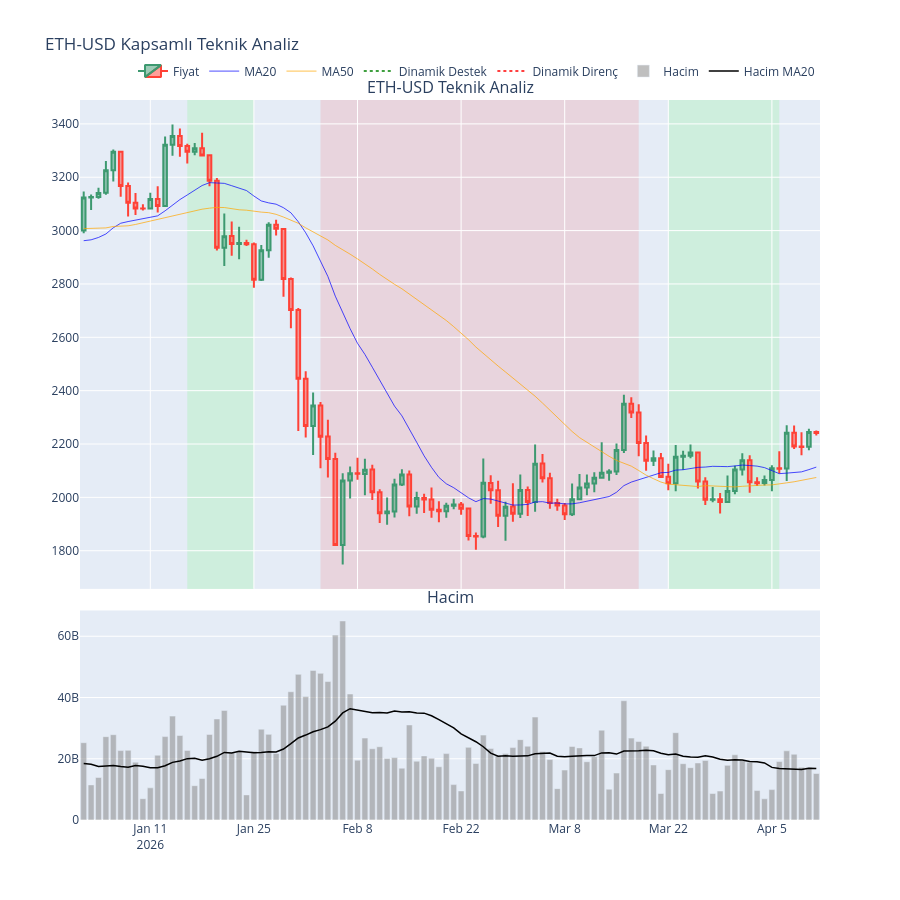

Notebook cell for this chart:
### Markdown cell above
## Tüm support ve resistance linelar

### Code cell
print("\nGörselleştirme hazırlanıyor (Tüm Destek/Direnç Seviyeleri Dahil)...")

# 1. Grafik Verisini Hazırla
plot_data_copy = data_copy.copy().tail(100)

# 2. Subplot oluştur
fig = make_subplots(rows=2, cols=1, shared_xaxes=True, 
                    vertical_spacing=0.03, 
                    subplot_titles=(f'{ticker} Teknik Analiz', 'Hacim'), 
                    row_heights=[0.7, 0.3]) 

# --- A. ÜST GRAFİK ---

# Candlestick
fig.add_trace(go.Candlestick(
    x=plot_data_copy.index,
    open=plot_data_copy['Open'],
    high=plot_data_copy['High'],
    low=plot_data_copy['Low'],
    close=plot_data_copy['Close'],
    name='Fiyat'), row=1, col=1)

# Hareketli Ortalamalar
fig.add_trace(go.Scatter(x=plot_data_copy.index, y=plot_data_copy['MA20'], name='MA20', line=dict(color='rgba(0,0,255,0.7)', width=1)), row=1, col=1)
fig.add_trace(go.Scatter(x=plot_data_copy.index, y=plot_data_copy['MA50'], name='MA50', line=dict(color='rgba(255,165,0,0.7)', width=1)), row=1, col=1)

# --- YENİ: TÜM DESTEK VE DİRENÇ SEVİYELERİ (Sürekli Çizgi) ---
fig.add_trace(go.Scatter(
    x=plot_data_copy.index, 
    y=plot_data_copy['Sideway_Support'], 
    name='Dinamik Destek', 
    line=dict(color='green', width=1.5, dash='dot'),
    mode='lines'
), row=1, col=1)

fig.add_trace(go.Scatter(
    x=plot_data_copy.index, 
    y=plot_data_copy['Sideway_Resistance'], 
    name='Dinamik Direnç', 
    line=dict(color='red', width=1.5, dash='dot'),
    mode='lines'
), row=1, col=1)

# --- B. ARKA PLAN TREND RENKLENDİRMESİ ---
# Trendin değiştiği yerleri (True/False) bulup sadece o tarihleri alıyoruz
df_trend = plot_data_copy['trend_short']
change_points = df_trend.index[df_trend.ne(df_trend.shift())].tolist()

# Listenin sonuna verinin bitiş tarihini ekleyelim ki son bölge de boyansın
if plot_data_copy.index[-1] not in change_points:
    change_points.append(plot_data_copy.index[-1])

start_date = plot_data_copy.index[0]
for end_date in change_points:
    # Başlangıç tarihindeki trend değerine bakıyoruz
    trend_val = plot_data_copy.loc[start_date, 'trend_short']
    
    color = None
    if trend_val == 1: 
        color = "rgba(0, 250, 0, 0.1)" # Yeşil
    elif trend_val == -1: 
        color = "rgba(250, 0, 0, 0.1)" # Kırmızı
    
    if color:
        fig.add_vrect(x0=start_date, x1=end_date, fillcolor=color, 
                      layer="below", line_width=0, row=1, col=1)
    
    # Bir sonraki bölgenin başlangıcı, bu bölgenin bitişidir
    start_date = end_date

# --- C. GAPLERİ VURGULAMA VE ETİKETLEME ---

# Gap olan günleri filtrele
gaps_in_plot = plot_data_copy[plot_data_copy['is_gap'] & plot_data_copy['gap_type'].notna()]

# Gap tiplerine göre renkler
gap_colors = {
    "Common Gap": "gray",
    "Breakaway Gap": "blue",
    "Runaway Gap": "purple",
    "Exhaustion Gap": "orange"
}

for idx, gap in gaps_in_plot.iterrows():
    # Gap'in gerçekleştiği anı gösteren dikey çizgi
    gap_type = gap['gap_type']
    color = gap_colors.get(gap_type, "black") # Bilinmeyen tip olursa siyah yap
    
    fig.add_vline(x=idx, line_width=1.5, line_dash="dot", line_color=color, row=1, col=1)
    
    # Gap tipini yazan metin etiketi
    # Metni, gap yönüne göre mumun üstüne veya altına koy
    y_pos = gap['High'] * 1.02 if gap['gap_up'] else gap['Low'] * 0.98
    text_angle = -90 # Yazıyı dik yap
    
    fig.add_annotation(x=idx, y=y_pos, text=gap_type, showarrow=True, 
                        arrowhead=1, ax=0, ay=-40 if gap['gap_up'] else 40, # Ok yönü
                        font=dict(color=color, size=10), textangle=text_angle, row=1, col=1)

# --- D. ALT GRAFİK (HACİM) ---
fig.add_trace(go.Bar(x=plot_data_copy.index, y=plot_data_copy['Volume'], name='Hacim', marker_color='rgba(128,128,128,0.5)'), row=2, col=1)
fig.add_trace(go.Scatter(x=plot_data_copy.index, y=plot_data_copy['VOL_MA20'], name='Hacim MA20', line=dict(color='black', width=1.5)), row=2, col=1)

# --- E. AYARLAR ---
fig.update_layout(
    title=f'{ticker} Kapsamlı Teknik Analiz',
    xaxis_rangeslider_visible=False,
    height=900,
    legend=dict(orientation="h", yanchor="bottom", y=1.02, xanchor="right", x=1)
)

fig.show()
